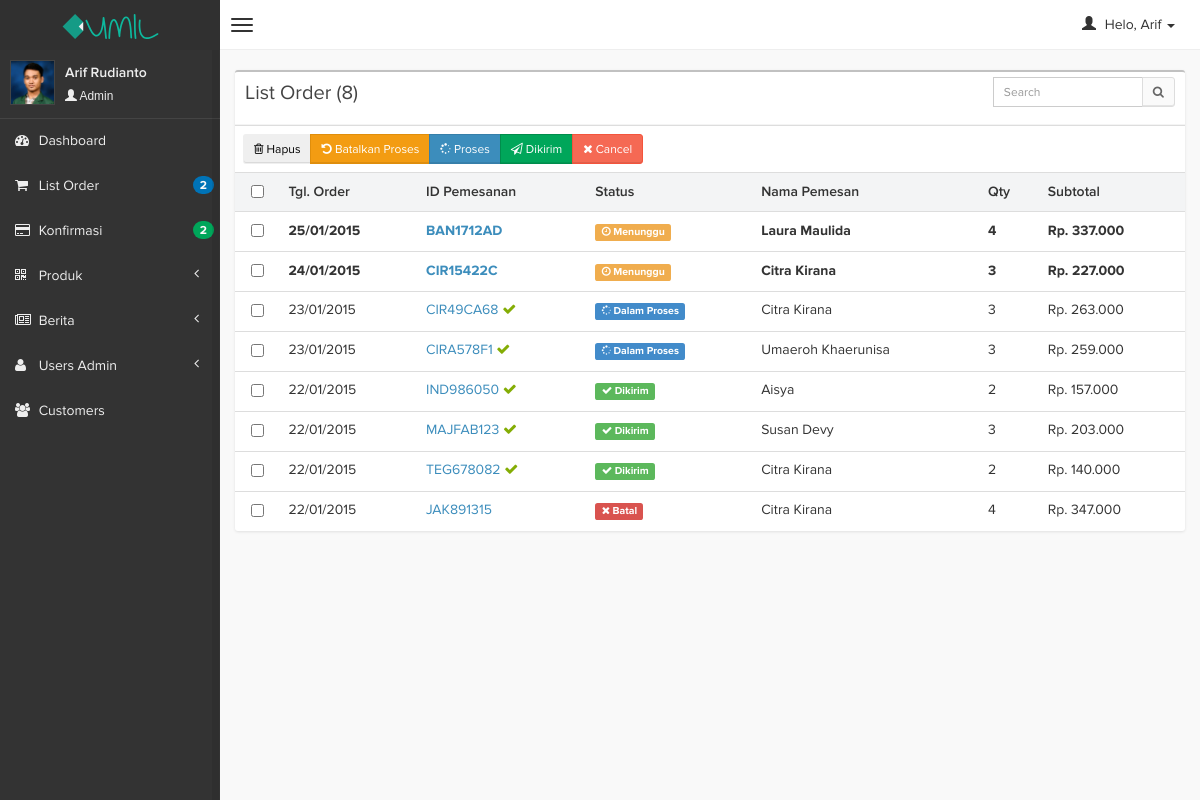
The page /hijab/admin/index.php?page=order&act=listorder (signed in) on the database its author committed.
### tables this page shows
CREATE TABLE IF NOT EXISTS `orders` (
  `order_id` varchar(20) NOT NULL,
  `cust_id` int(4) NOT NULL,
  `nama` varchar(100) NOT NULL,
  `kota` varchar(50) NOT NULL,
  `provinsi` varchar(50) NOT NULL,
  `kodepos` int(6) NOT NULL,
  `alamat` text NOT NULL,
  `phone` varchar(15) NOT NULL,
  `tgl_pesan` date NOT NULL,
  `status` varchar(50) NOT NULL,
  `pelunasan` enum('0','1') NOT NULL,
  `dilihat` enum('0','1') NOT NULL
);

### hijab/admin/page/order/index.php (the view, shortened to what this page needs)
<?php
switch ($_GET['act']) {
    case 'listorder':
    $jml_order = mysql_fetch_array(mysql_query("select count(order_id) as jml_order from orders"));
    ?>
        <div class="row">
            <div class="col-xs-12">
                <div class="box">
                    <div class="box-header">
                        <h3 class="box-title">List Order (<?php echo $jml_order['jml_order']; ?>)</h3>
                        <div class="box-tools">
                            <div class="input-group">
                                <input type="text" name="table_search" class="form-control input-sm pull-right" style="width: 150px;" placeholder="Search"/>
                                <div class="input-group-btn">
                                    <button class="btn btn-sm btn-default"><i class="fa fa-search"></i></button>
                                </div>
                            </div>
                        </div>
                    </div>
                    <div class="box-body table-responsive no-padding">
                        <form name="formlist[0]" action="page/order/proses.php?page=order&act=aksilistorder" method="post">
                            <table class="table table-hover">
                                <tr>
                                    <th colspan="7">
                                        <div class="pull-left box-tools">
                                            <div class="btn-group">
                                                <button name="btnhapus" class="btn btn-sm"><i class="fa fa-trash-o"></i> Hapus</button>
                                                <button name="btnbatalproses" class="btn btn-warning btn-sm"><i class="fa fa-undo"></i> Batalkan Proses</button>
                                                <button name="btnproses" class="btn btn-primary btn-sm"><i class="fa fa-spinner"></i> Proses</button>
                                                <button name="btndikirim" class="btn btn-success btn-sm"><i class="fa fa-send-o"></i> Dikirim</button>
                                                <button name="btnbatal" class="btn btn-danger btn-sm"><i class="fa fa-times"></i> Cancel</button>
                                            </div>
                                        </div>
                                    </th>
                                </tr>
                                <tr style="background-color: #F3F4F5">
                                    <th style="text-align:center;"><input type="checkbox"  name="allbox" onclick="checkAll(0);" /></th>
                                    <th>Tgl. Order</th>
                                    <th>ID Pemesanan</th>
                                    <th>Status</th>
                                    <th>Nama Pemesan</th>
                                    <th>Qty</th>
                                    <th>Subtotal</th>
                                </tr>
                                <?php
                                $d = mysql_query("select o.tgl_pesan, o.order_id, o.nama, o.status, o.dilihat, o.pelunasan, sum(od.qty) as item, sum(od.total) as subtotal from orders o, order_detail od where o.order_id=od.order_id group by od.order_id order by o.tgl_pesan desc ");
                                if (mysql_num_rows($d)>0) {
                                    while ($data = mysql_fetch_array($d)) {
                                        if ($data['status']=="Menunggu") {
                                            $label = "<span class=\"label label-warning\"><i class=\"fa fa-clock-o\"></i> ";
                                        } elseif ($data['status']=="Dalam Proses") {
                                            $label = "<span class=\"label label-primary\"><i class=\"fa fa-spinner\"></i> ";
                                        } elseif ($data['status']=="Dikirim") {
                                            $label = "<span class=\"label label-success\"><i class=\"fa fa-check\"></i> ";
                                        } else {
                                            $label = "<span class=\"label label-danger\"><i class=\"fa fa-times\"></i> ";
                                        }
                                        if ($data['dilihat']==0) {
                                            $bold = "font-weight:bold";
                                        } else {
                                            $bold = "font-weight:normal";
                                        }
                                        $pelunasan = ($data['pelunasan']=="1") ? '<i class="fa fa-check" style="color:#84AD05"></i>' : '';
                                ?>
                                <tr>
                                    <td align="center"><input type="checkbox" value="<?php echo $data['order_id']; ?>" name="id[]"/></td>
                                    <td style="<?php echo $bold ?>"><?php echo date('d/m/Y', strtotime($data['tgl_pesan'])); ?></td>
                                    <td style="<?php echo $bold ?>"><?php echo "<a href='?page=order&act=detilorder&id=$data[order_id]'>".$data['order_id']."</a> $pelunasan"; ?></td>
                                    <td style="<?php echo $bold ?>"><?php echo $label.$data['status']; ?></span></td>
                                    <td style="<?php echo $bold ?>"><?php echo $data['nama']; ?></td>
                                    <td style="<?php echo $bold ?>"><?php echo $data['item']; ?></td>
                                    <td style="<?php echo $bold ?>"><?php echo "Rp. ".number_format($data['subtotal'], 0,',','.'); ?></td>
                                </tr>
                                <?php
                                    }
                                } else {
                                ?>
                                <tr>
                                    <td colspan="7" align="center">Tidak ada daftar pemesanan</td>
                                </tr>
                                <?php
                                }
                                ?>
                            </table>
                        </form>
                    </div>
                </div>
            </div>
        </div>
        <?php
        break;
        ?>
        <?php
}
?>

### rows shown on the page
orders: tgl_pesan "25/01/2015", order_id "BAN1712AD", status "Menunggu", nama "Laura Maulida", item "4", subtotal "337.000"
orders: tgl_pesan "24/01/2015", order_id "CIR15422C", status "Menunggu", nama "Citra Kirana", item "3", subtotal "227.000"
orders: tgl_pesan "23/01/2015", order_id "CIR49CA68", pelunasan "1" (drawn), status "Dalam Proses", nama "Citra Kirana", item "3", subtotal "263.000"
orders: tgl_pesan "23/01/2015", order_id "CIRA578F1", pelunasan "1" (drawn), status "Dalam Proses", nama "Umaeroh Khaerunisa", item "3", subtotal "259.000"
orders: tgl_pesan "22/01/2015", order_id "IND986050", pelunasan "1" (drawn), status "Dikirim", nama "Aisya", item "2", subtotal "157.000"
orders: tgl_pesan "22/01/2015", order_id "MAJFAB123", pelunasan "1" (drawn), status "Dikirim", nama "Susan Devy", item "3", subtotal "203.000"
orders: tgl_pesan "22/01/2015", order_id "TEG678082", pelunasan "1" (drawn), status "Dikirim", nama "Citra Kirana", item "2", subtotal "140.000"
orders: tgl_pesan "22/01/2015", order_id "JAK891315", status "Batal", nama "Citra Kirana", item "4", subtotal "347.000"

### other values the page prints
$user[0] "Arif"
$_SESSION['fullname'] "Arif Rudianto"
$_SESSION['level'] "Admin"
$notif['order'] "2"
$notifp['pembayaran'] "2"
$jml_order['jml_order'] "8"
